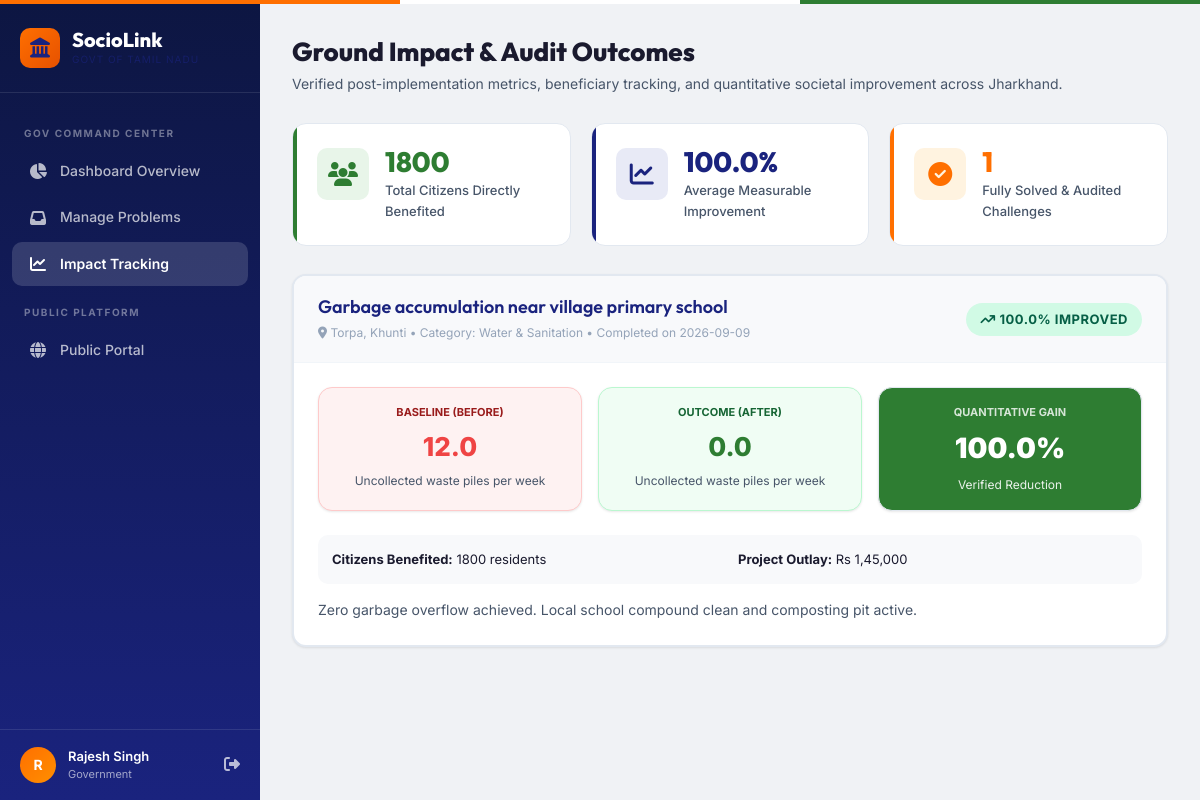
/gov/impact-overview (signed in), run on the app's committed database.
### tables this page shows
CREATE TABLE impact_metrics (
            id INTEGER PRIMARY KEY AUTOINCREMENT,
            problem_id INTEGER NOT NULL UNIQUE,
            before_metric TEXT,
            before_value REAL,
            after_metric TEXT,
            after_value REAL,
            people_benefited INTEGER,
            implementation_cost TEXT,
            completion_date TEXT,
            description TEXT,
            improvement_percentage REAL,
            created_at TIMESTAMP DEFAULT CURRENT_TIMESTAMP,
            FOREIGN KEY (problem_id) REFERENCES problems(id)
        );

CREATE TABLE problems (
            id INTEGER PRIMARY KEY AUTOINCREMENT,
            user_id INTEGER NOT NULL,
            title TEXT NOT NULL,
            description TEXT NOT NULL,
            location TEXT,
            category TEXT,
            sub_category TEXT,
            priority TEXT DEFAULT 'MEDIUM',
            status TEXT DEFAULT 'REPORTED' CHECK(status IN (
                'REPORTED', 'VERIFIED', 'UNDER_REVIEW', 
                'SOLUTION_SELECTED', 'IN_PROGRESS', 'COMPLETED', 'REJECTED'
            )),
            image_path TEXT,
            ai_category TEXT,
            ai_sub_category TEXT,
            ai_priority TEXT,
            ai_confidence REAL,
            support_count INTEGER DEFAULT 0,
            department_id INTEGER,
            verified_by INTEGER,
            verified_at TIMESTAMP,
            created_at TIMESTAMP DEFAULT CURRENT_TIMESTAMP,
            FOREIGN KEY (user_id) REFERENCES users(id),
            FOREIGN KEY (department_id) REFERENCES departments(id),
            FOREIGN KEY (verified_by) REFERENCES users(id)
        );

### routes/government.py (the view)
@government_bp.route('/impact-overview')
@login_required
@role_required('government')
def impact_overview():
    db = get_db()
    impact_cases = db.execute(
        """SELECT m.*, p.title as problem_title, p.location, p.category
           FROM impact_metrics m
           JOIN problems p ON m.problem_id = p.id
           ORDER BY m.created_at DESC"""
    ).fetchall()
    total_benefited = sum(c['people_benefited'] for c in impact_cases) if impact_cases else 0
    avg_improvement = round(sum(c['improvement_percentage'] for c in impact_cases) / len(impact_cases), 1) if impact_cases else 0.0
    db.close()
    return render_template('impact.html',
                           impact_cases=impact_cases,
                           total_benefited=total_benefited,
                           avg_improvement=avg_improvement)

### app.py (called while the page is built)
@app.context_processor
def inject_globals():
    return {
        'current_user': {
            'id': session.get('user_id'),
            'name': session.get('user_name'),
            'email': session.get('email'),
            'role': session.get('role'),
            'organization': session.get('organization'),
        } if 'user_id' in session else None
    }

### auth.py (called while the page is built)
def login_required(f):
    @wraps(f)
    def decorated_function(*args, **kwargs):
        if 'user_id' not in session:
            flash('Please log in to access this page.', 'warning')
            return redirect(url_for('auth.login'))
        return f(*args, **kwargs)
    return decorated_function

def role_required(*roles):
    def decorator(f):
        @wraps(f)
        def decorated_function(*args, **kwargs):
            if 'user_id' not in session:
                flash('Please log in to access this page.', 'warning')
                return redirect(url_for('auth.login'))
            if session.get('role') not in roles:
                flash('You do not have permission to access this page.', 'danger')
                return redirect(url_for('main.index'))
            return f(*args, **kwargs)
        return decorated_function
    return decorator

### database.py (called while the page is built)
def get_db():
    db = sqlite3.connect(DATABASE)
    db.row_factory = sqlite3.Row
    db.execute("PRAGMA foreign_keys = ON")
    return db

### templates/impact.html (shortened to what this page needs)
{% extends "base.html" %}
{% block content %}
<div class="page-header flex justify-between items-center flex-wrap gap-2">
    <div>
        <h1>Ground Impact & Audit Outcomes</h1>
        <p>Verified post-implementation metrics, beneficiary tracking, and quantitative societal improvement across Jharkhand.</p>
    </div>
</div>
<div class="stats-grid">
    <div class="stat-card green">
        <div class="stat-icon"><i class="fa-solid fa-users"></i></div>
        <div class="stat-info">
            <div class="stat-value">{{ total_benefited }}</div>
            <div class="stat-label">Total Citizens Directly Benefited</div>
        </div>
    </div>
    <div class="stat-card blue">
        <div class="stat-icon"><i class="fa-solid fa-chart-line"></i></div>
        <div class="stat-info">
            <div class="stat-value">{{ avg_improvement }}%</div>
            <div class="stat-label">Average Measurable Improvement</div>
        </div>
    </div>
    <div class="stat-card saffron">
        <div class="stat-icon"><i class="fa-solid fa-circle-check"></i></div>
        <div class="stat-info">
            <div class="stat-value">{{ impact_cases|length }}</div>
            <div class="stat-label">Fully Solved & Audited Challenges</div>
        </div>
    </div>
</div>
<div style="display: flex; flex-direction: column; gap: 24px;">
    {% if impact_cases %}
        {% for c in impact_cases %}
        <div class="card" style="border: 2px solid var(--border); overflow: hidden;">
            <div class="card-header flex justify-between items-center" style="background: var(--surface-alt);">
                <div>
                    <h3 style="font-size: 18px; margin: 0;">
                        <a href="{{ url_for('citizen.problem_details', problem_id=c.problem_id) }}">{{ c.problem_title }}</a>
                    </h3>
                    <div style="font-size: 12px; color: var(--text-muted); margin-top: 4px;">
                        <i class="fa-solid fa-location-dot"></i> {{ c.location }} &bull; Category: {{ c.category }} &bull; Completed on {{ c.completion_date }}
                    </div>
                </div>
                <div>
                    <span class="badge badge-completed" style="font-size: 13px; padding: 6px 14px;">
                        <i class="fa-solid fa-arrow-trend-up"></i> {{ c.improvement_percentage }}% Improved
                    </span>
                </div>
            </div>
            <div class="card-body">
                <div class="grid grid-3 gap-2 mb-3 text-center">
                    <div class="card card-body" style="background: #fef2f2; border: 1px solid #fecaca; padding: 16px;">
                        <div style="font-size: 11px; text-transform: uppercase; color: #991b1b; font-weight: 700;">Baseline (Before)</div>
                        <div style="font-size: 26px; font-weight: 800; color: #ef4444; margin: 4px 0;">{{ c.before_value }}</div>
                        <div style="font-size: 12px; color: var(--text-secondary);">{{ c.before_metric }}</div>
                    </div>
                    <div class="card card-body" style="background: #f0fdf4; border: 1px solid #bbf7d0; padding: 16px;">
                        <div style="font-size: 11px; text-transform: uppercase; color: #166534; font-weight: 700;">Outcome (After)</div>
                        <div style="font-size: 26px; font-weight: 800; color: var(--green); margin: 4px 0;">{{ c.after_value }}</div>
                        <div style="font-size: 12px; color: var(--text-secondary);">{{ c.after_metric }}</div>
                    </div>
                    <div class="card card-body" style="background: var(--green); color: white; padding: 16px;">
                        <div style="font-size: 11px; text-transform: uppercase; color: rgba(255,255,255,0.8); font-weight: 700;">Quantitative Gain</div>
                        <div style="font-size: 28px; font-weight: 900; color: white; margin: 4px 0;">{{ c.improvement_percentage }}%</div>
                        <div style="font-size: 12px; color: rgba(255,255,255,0.9);">Verified Reduction</div>
                    </div>
                </div>
                <div class="grid grid-2 gap-2" style="background: var(--surface-alt); padding: 14px; border-radius: var(--radius); font-size: 13px;">
                    <div><strong>Citizens Benefited:</strong> {{ c.people_benefited }} residents</div>
                    <div><strong>Project Outlay:</strong> {{ c.implementation_cost }}</div>
                </div>
                {% if c.description %}
                <p style="font-size: 14px; line-height: 1.7; color: var(--text-secondary); margin-top: 14px;">
                    {{ c.description }}
                </p>
                {% endif %}
            </div>
        </div>
        {% endfor %}
    {% else %}
        <div class="empty-state card">
            <div class="empty-icon"><i class="fa-solid fa-chart-simple"></i></div>
            <h3>No impact cases recorded yet</h3>
            <p>Once government departments complete ground implementations of selected solutions, verified audit metrics will appear here.</p>
        </div>
    {% endif %}
</div>
{% endblock %}

### data on the page
impact_metrics: problem_title "Garbage accumulation near village primary school", location "Torpa, Khunti", category "Water & Sanitation", completion_date "2026-09-09", improvement_percentage "100.0", before_value "12.0", before_metric "Uncollected waste piles per week", after_value "0.0", after_metric "Uncollected waste piles per week", people_benefited "1800", implementation_cost "Rs 1,45,000", description "Zero garbage overflow achieved. Local school compound clean and composting pit active."

### other printed values
{{ current_user.name[0]|upper }} "R"
{{ current_user.name }} "Rajesh Singh"
{{ current_user.role }} "Government"
{{ total_benefited }} "1800"
{{ avg_improvement }} "100.0"
{{ impact_cases|length }} "1"
